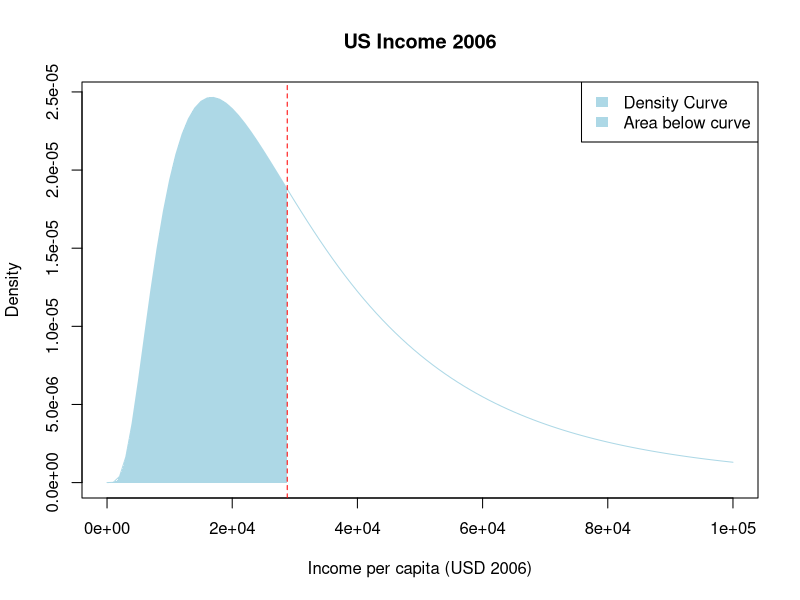

Here is the R script that generated this plot:
# Parameters
loc <- 10.2677
scale <- 0.73796
thresh <- 0
median <- 28788

# Create PDF plots 
curve(dlnorm(x, meanlog=loc, sdlog=scale), from=0, to=100000, col="lightblue", main = "US Income 2006", xlab = "Income per capita (USD 2006)", ylab = "Density")

# Find the x and y coordinates for the polygon
x_polygon <- seq(0, median, length.out = 1000)
y_polygon <- dlnorm(x_polygon, meanlog=loc, sdlog=scale)

# Add the filled area below the curve up to the median
polygon(c(x_polygon, median), c(y_polygon, 0), col = "lightblue", border = NA)

# Add a vertical line at the median
abline(v = median, col = "red", lty = 2)

# Add legend
legend("topright", legend = c("Density Curve", "Area below curve"), fill = c("lightblue", "lightblue"), border = NA)
